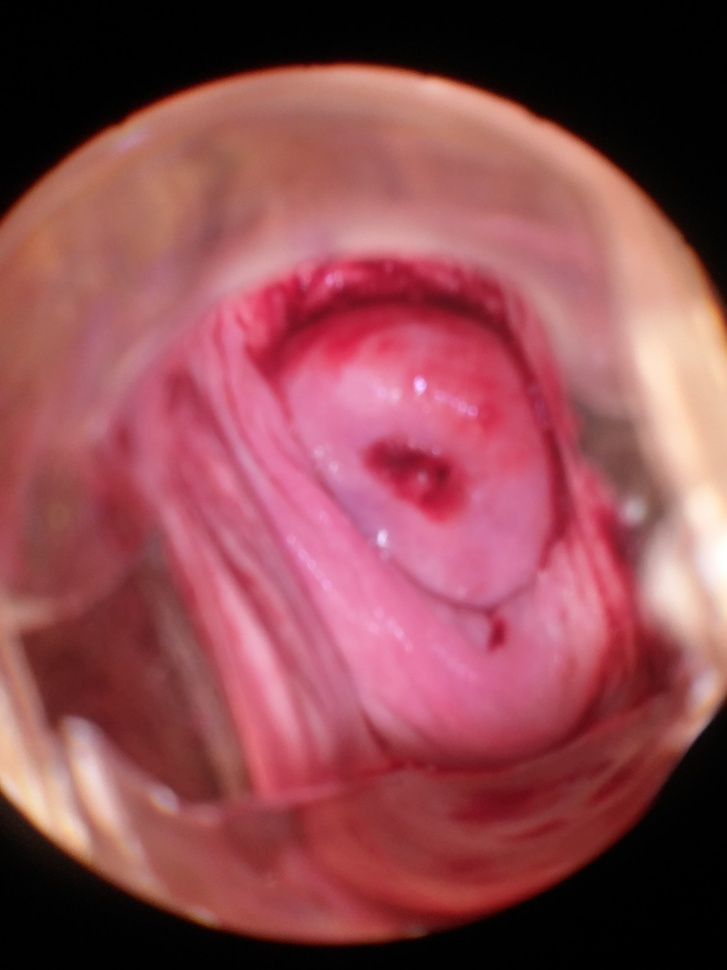
#> input picture Public BDD (Intel)/0.jpg, 727 x 970 px, shrunk from 2448 x 3264 before the run
$ python ColorContraste_SA.py
#> lines starting #> are read from the running program, lines starting #| are printed output that depends on the picture
import cv2
import numpy as np
import matplotlib.pyplot as plt
from skimage.metrics import structural_similarity as ssim

# Función para calcular PSNR
def calculate_psnr(img1, img2):
    """
    Calcula el valor PSNR (Peak Signal-to-Noise Ratio) entre dos imágenes.
    """
    mse_value = calculate_mse(img1, img2)
    if mse_value == 0:
        return 100  # Las imágenes son idénticas
    max_pixel = 255.0
    psnr = 20 * np.log10(max_pixel / np.sqrt(mse_value))
    return psnr

# Función para calcular MSE
def calculate_mse(img1, img2):
    """
    Calcula el valor MSE (Mean Squared Error) entre dos imágenes.
    """
    err = np.sum((img1 - img2) ** 2)
    mse = err / float(img1.shape[0] * img1.shape[1])
    return mse

# Función para calcular SSIM
def calculate_ssim(img1, img2):
    """
    Calcula el valor SSIM (Structural Similarity Index) entre dos imágenes.
    """
    # Verificamos si la imagen está en color o en escala de grises
    if len(img1.shape) == 3 and img1.shape[2] == 3:
        # Convertir a escala de grises si la imagen tiene 3 canales (color)
        img1_gray = cv2.cvtColor(img1, cv2.COLOR_BGR2GRAY)
    else:
        img1_gray = img1  # Ya está en escala de grises

    if len(img2.shape) == 3 and img2.shape[2] == 3:
        # Convertir a escala de grises si la imagen tiene 3 canales (color)
        img2_gray = cv2.cvtColor(img2, cv2.COLOR_BGR2GRAY)
    else:
        img2_gray = img2  # Ya está en escala de grises

    # Calcular SSIM entre las dos imágenes en escala de grises
    score, _ = ssim(img1_gray, img2_gray, full=True)
    return score

# Función para procesar y mostrar las métricas
def display_metrics(original_img, final_img):
    """
    Muestra las métricas PSNR, SSIM y MSE entre la imagen original y la imagen final procesada.
    """
    psnr_value = calculate_psnr(original_img, final_img)
    ssim_value = calculate_ssim(original_img, final_img)
    mse_value = calculate_mse(original_img, final_img)

    # Imprimir los resultados
    print(f"PSNR: {psnr_value:.2f} dB")
    print(f"SSIM: {ssim_value:.4f}")
    print(f"MSE: {mse_value:.2f}")

# Función para procesar la imagen (aplicar técnicas de mejora o manipulación)
def process_image(image_path):
    """
    Procesa la imagen y devuelve la imagen original y la imagen procesada.
    """
#> called with image_path = 'Public BDD (Intel)/0.jpg'
    # Cargar la imagen
    img = cv2.imread(image_path)
#> img is the input picture: shape (970, 727, 3); mean B, G, R 81.5, 75.2, 142.8

    # Realizar alguna mejora o procesamiento de la imagen (ejemplo: aplicar un filtro bilateral)
    processed_img = cv2.bilateralFilter(img, 15, 75, 75)

    return img, processed_img

# Ruta de la imagen
image_path = "Public BDD (Intel)/0.jpg"  # Cambia la ruta de la imagen según tu archivo

# Procesar la imagen
original_img, final_img = process_image(image_path)

# Mostrar las métricas
display_metrics(original_img, final_img)
#> in calculate_mse, `err = np.sum((img1 - img2) ** 2)`: err = 8413131
#> in calculate_mse, `mse = err / float(img1.shape[0] * img1.shape[1])`: mse = 11.93
#> in calculate_psnr, `psnr = 20 * np.log10(max_pixel / np.sqrt(mse_value))`: psnr = 37.36
#> in calculate_ssim, `img1_gray = cv2.cvtColor(img1, cv2.COLOR_BGR2GRAY)`:
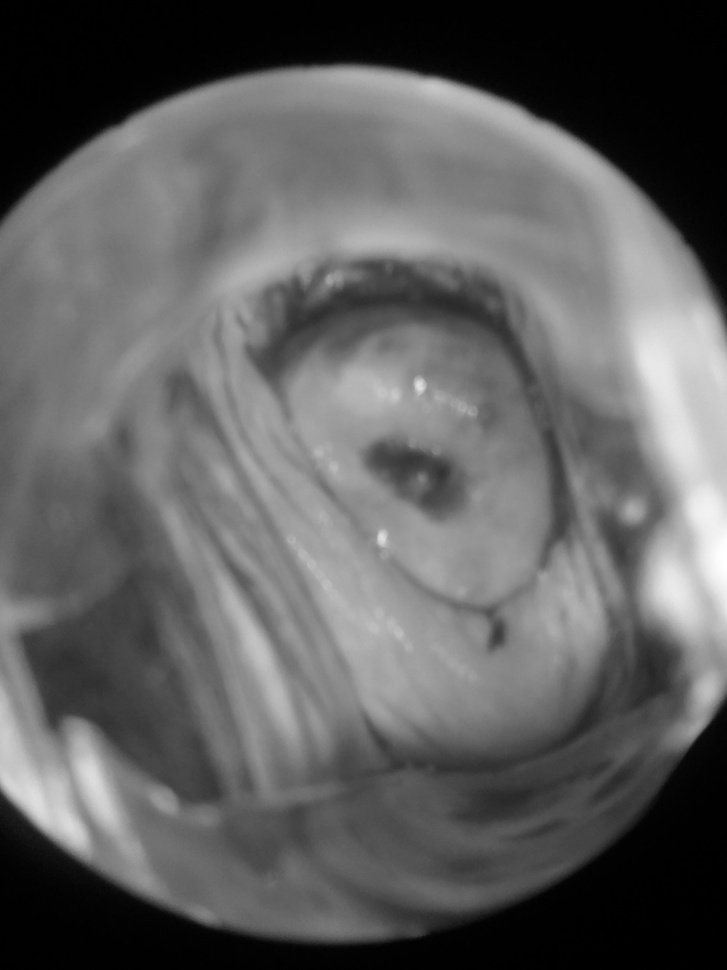
#> img1_gray: shape (970, 727); min 0, max 255, mean 96.1
#> in calculate_ssim, `score, _ = ssim(img1_gray, img2_gray, full=True)`: score = 0.981
#> in display_metrics, `mse_value = calculate_mse(original_img, final_img)`: mse_value = 11.93
#| PSNR: 37.36 dB
#| SSIM: 0.9810
#| MSE: 11.93

# Mostrar las imágenes
plt.figure(figsize=(10, 5))

# Imagen original
plt.subplot(1, 2, 1)
plt.imshow(cv2.cvtColor(original_img, cv2.COLOR_BGR2RGB))
plt.title("Original Image")
plt.axis('off')

# Imagen final procesada
plt.subplot(1, 2, 2)
plt.imshow(cv2.cvtColor(final_img, cv2.COLOR_BGR2RGB))
plt.title("Processed Image")
plt.axis('off')

# Mostrar las imágenes
plt.show()
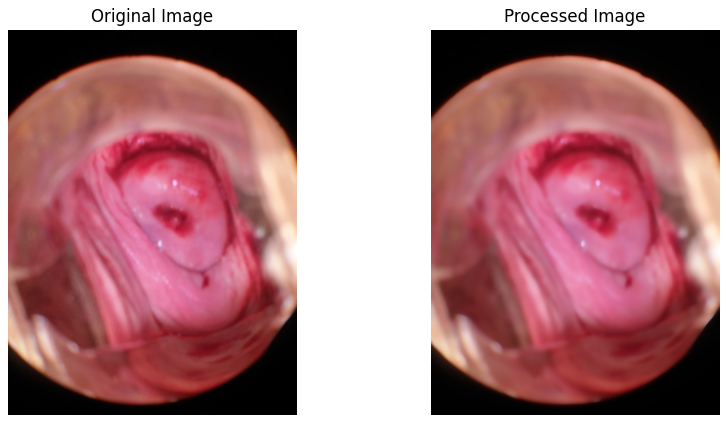
#> figure drawn by matplotlib, 2 panels

$ run again, with Public BDD (Intel)/1.jpg copied over Public BDD (Intel)/0.jpg
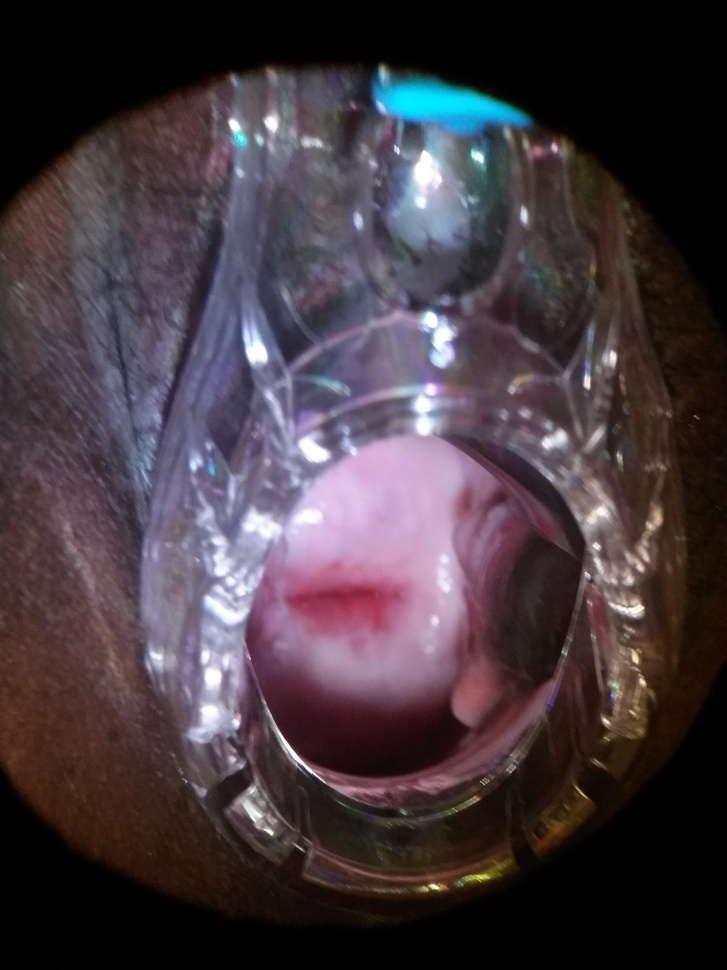
#> input picture Public BDD (Intel)/1.jpg, 727 x 970 px, shrunk from 2448 x 3264 before the run
#> in process_image, img is the input picture: shape (970, 727, 3); mean B, G, R 63.1, 56.9, 68.3
#> err = 32110576
#> mse = 45.53
#> psnr = 31.55
#> in calculate_ssim, `img1_gray = cv2.cvtColor(img1, cv2.COLOR_BGR2GRAY)`:
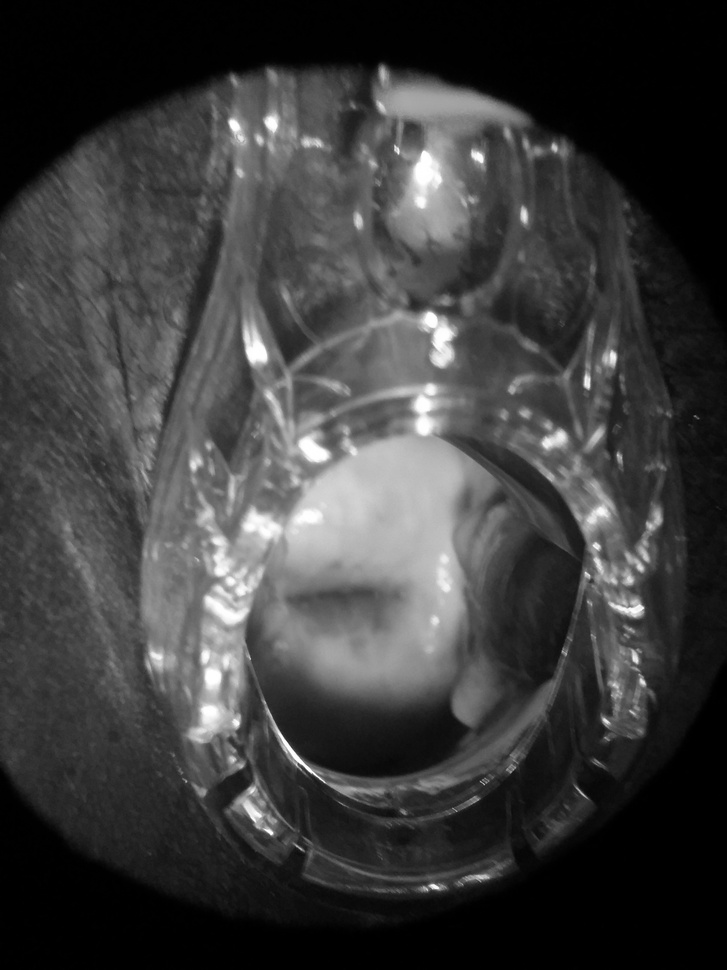
#> img1_gray: shape (970, 727); min 0, max 255, mean 61
#> score = 0.918
#> in display_metrics, `mse_value = calculate_mse(original_img, final_img)`: mse_value = 45.53
#| PSNR: 31.55 dB
#| SSIM: 0.9183
#| MSE: 45.53
#> `plt.show()`:
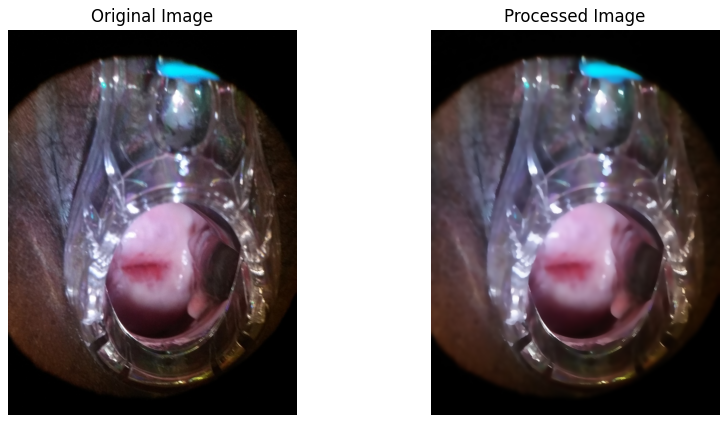
#> figure drawn by matplotlib, 2 panels

$ run again, with Public BDD (Intel)/102.jpg copied over Public BDD (Intel)/0.jpg
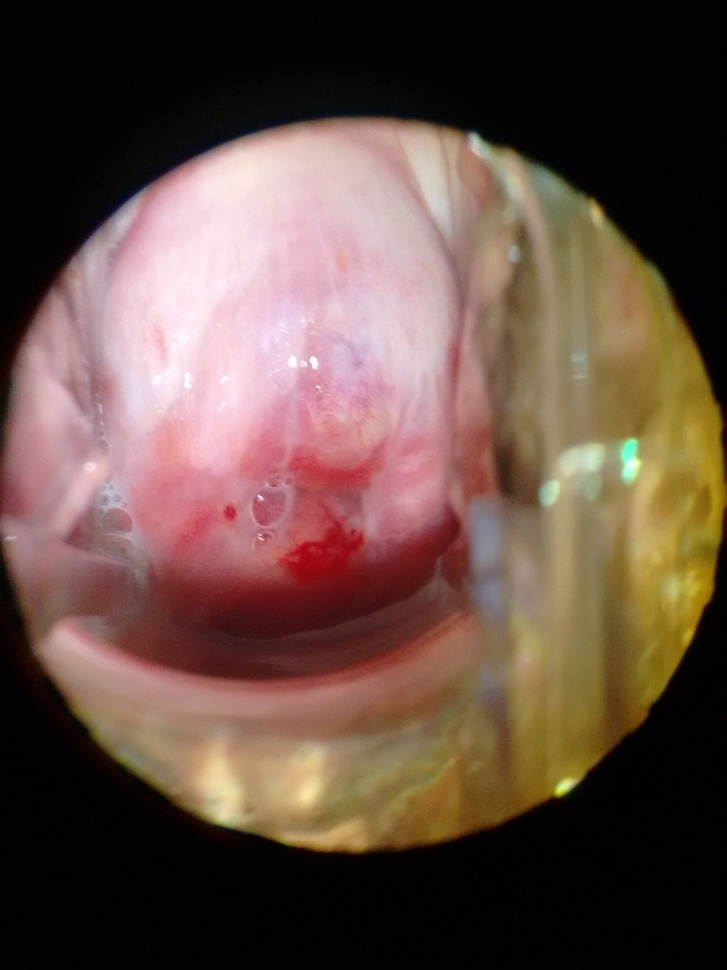
#> input picture Public BDD (Intel)/102.jpg, 727 x 970 px, shrunk from 2448 x 3264 before the run
#> in process_image, img is the input picture: shape (970, 727, 3); mean B, G, R 69.1, 77.9, 102
#> err = 11466833
#> mse = 16.26
#> psnr = 36.02
#> in calculate_ssim, `img1_gray = cv2.cvtColor(img1, cv2.COLOR_BGR2GRAY)`:
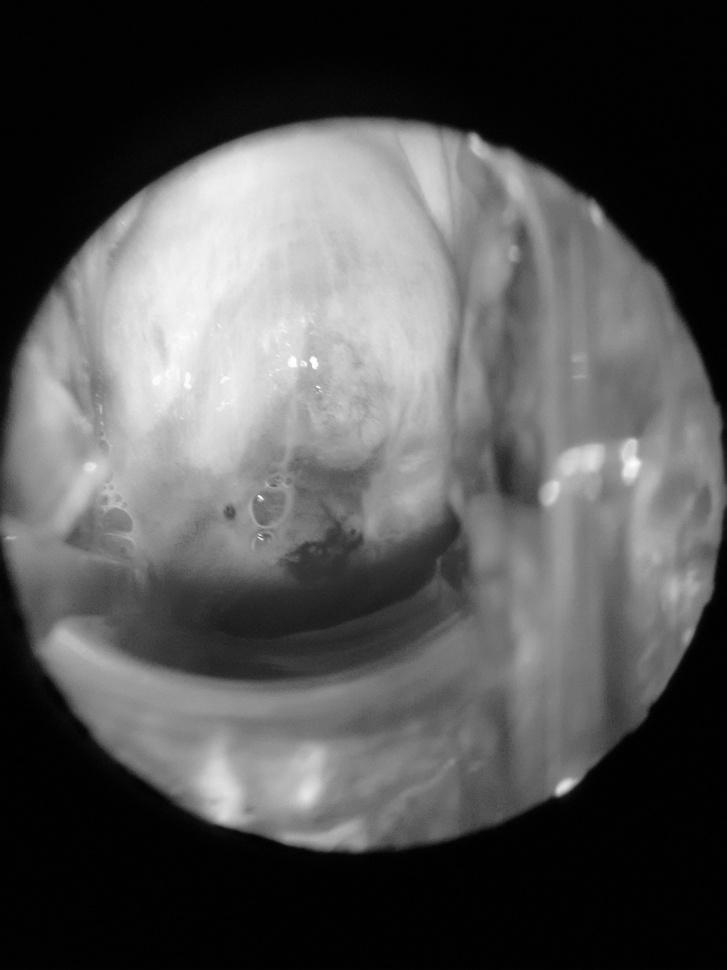
#> img1_gray: shape (970, 727); min 0, max 255, mean 84.2
#> score = 0.962
#> in display_metrics, `mse_value = calculate_mse(original_img, final_img)`: mse_value = 16.26
#| PSNR: 36.02 dB
#| SSIM: 0.9623
#| MSE: 16.26
#> `plt.show()`:
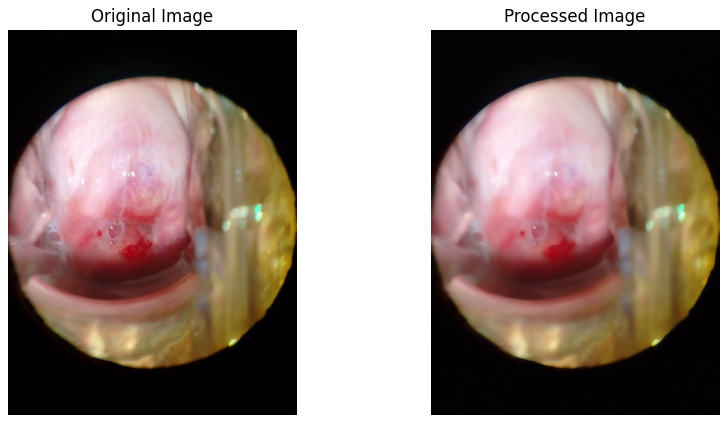
#> figure drawn by matplotlib, 2 panels

$ run again, with Public BDD (Intel)/104.jpg copied over Public BDD (Intel)/0.jpg
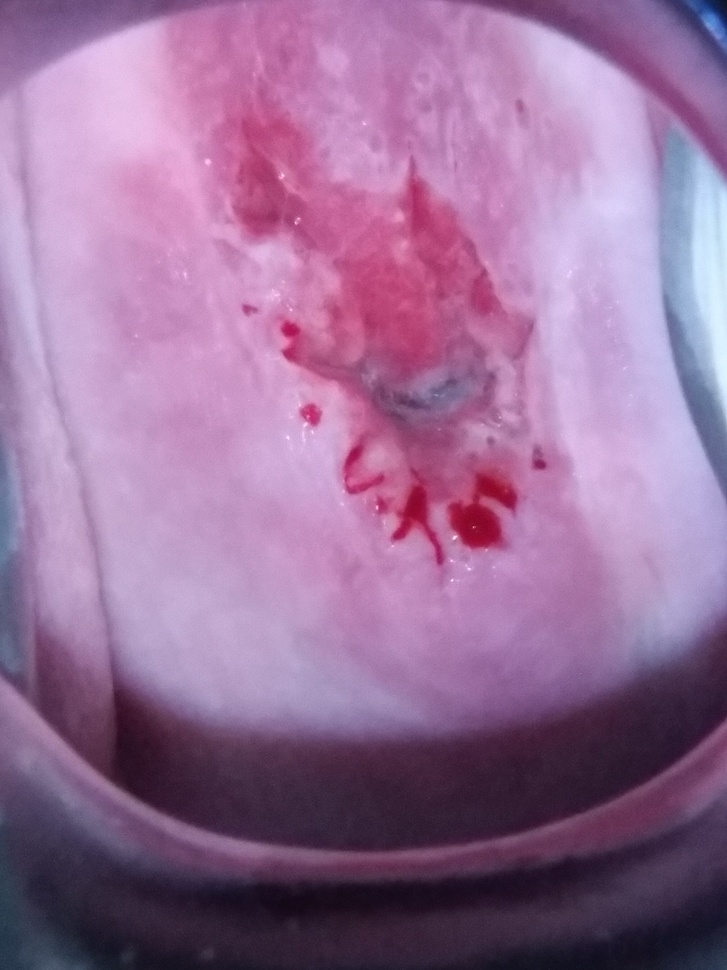
#> input picture Public BDD (Intel)/104.jpg, 727 x 970 px, shrunk from 3096 x 4128 before the run
#> in process_image, img is the input picture: shape (970, 727, 3); mean B, G, R 152.4, 112.3, 152.2
#> err = 16207832
#> mse = 22.98
#> psnr = 34.52
#> in calculate_ssim, `img1_gray = cv2.cvtColor(img1, cv2.COLOR_BGR2GRAY)`:
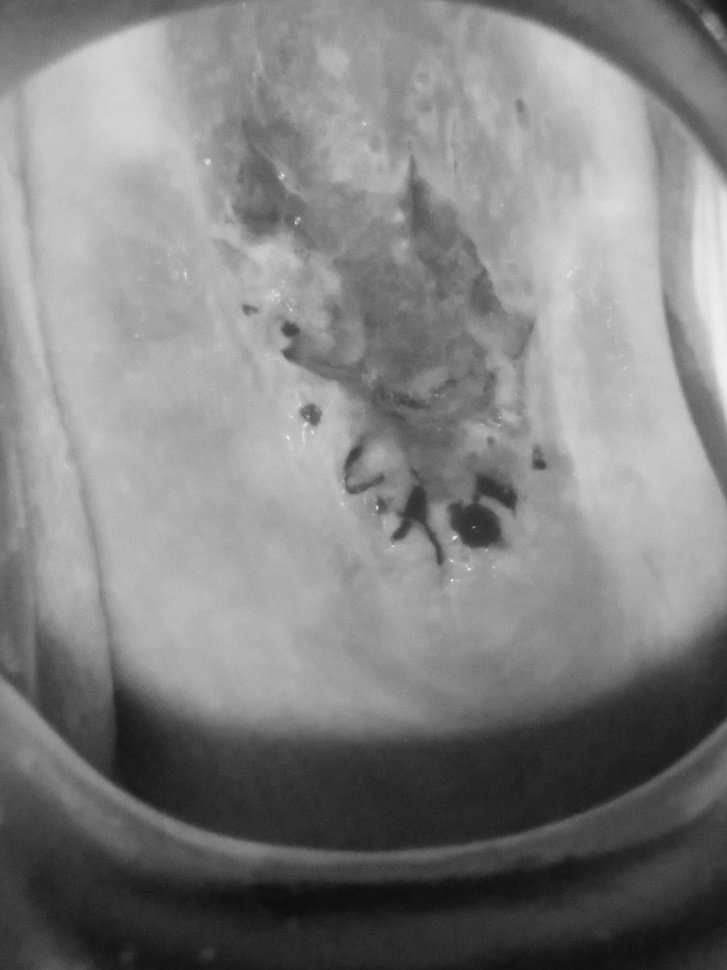
#> img1_gray: shape (970, 727); min 12, max 240, mean 128.8
#> score = 0.933
#> in display_metrics, `mse_value = calculate_mse(original_img, final_img)`: mse_value = 22.98
#| PSNR: 34.52 dB
#| SSIM: 0.9327
#| MSE: 22.98
#> `plt.show()`:
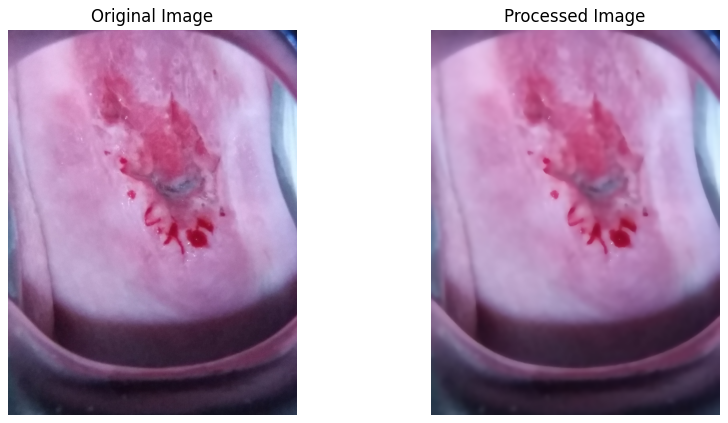
#> figure drawn by matplotlib, 2 panels
